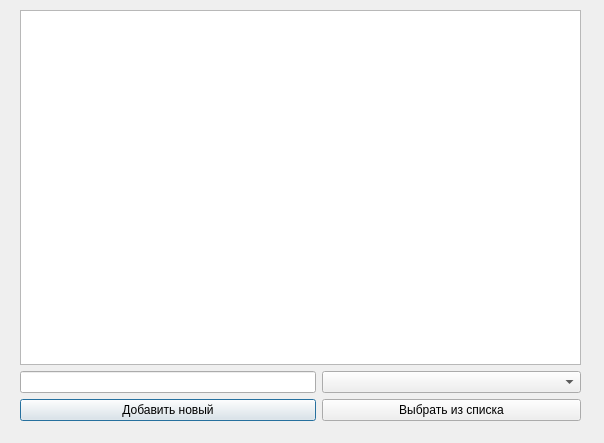
<?xml version="1.0" encoding="UTF-8"?>
<ui version="4.0">
 <class>DialogInsertDataInDatabase</class>
 <widget class="QDialog" name="DialogInsertDataInDatabase">
  <property name="geometry">
   <rect>
    <x>0</x>
    <y>0</y>
    <width>604</width>
    <height>443</height>
   </rect>
  </property>
  <property name="windowTitle">
   <string>Dialog</string>
  </property>
  <widget class="QWidget" name="">
   <property name="geometry">
    <rect>
     <x>20</x>
     <y>10</y>
     <width>561</width>
     <height>411</height>
    </rect>
   </property>
   <layout class="QVBoxLayout" name="verticalLayout">
    <item>
     <widget class="QPlainTextEdit" name="plainTextEdit">
      <property name="readOnly">
       <bool>true</bool>
      </property>
     </widget>
    </item>
    <item>
     <layout class="QGridLayout" name="gridLayout">
      <item row="0" column="0">
       <widget class="QLineEdit" name="lineEdit"/>
      </item>
      <item row="0" column="1">
       <widget class="QComboBox" name="comboBox">
        <property name="minimumSize">
         <size>
          <width>259</width>
          <height>0</height>
         </size>
        </property>
        <property name="maxVisibleItems">
         <number>69</number>
        </property>
       </widget>
      </item>
      <item row="1" column="0">
       <widget class="QPushButton" name="pushButtonAddNew">
        <property name="text">
         <string>Добавить новый</string>
        </property>
       </widget>
      </item>
      <item row="1" column="1">
       <widget class="QPushButton" name="pushButtonSelectOld">
        <property name="text">
         <string>Выбрать из списка</string>
        </property>
       </widget>
      </item>
     </layout>
    </item>
   </layout>
  </widget>
 </widget>
 <resources/>
 <connections/>
</ui>
